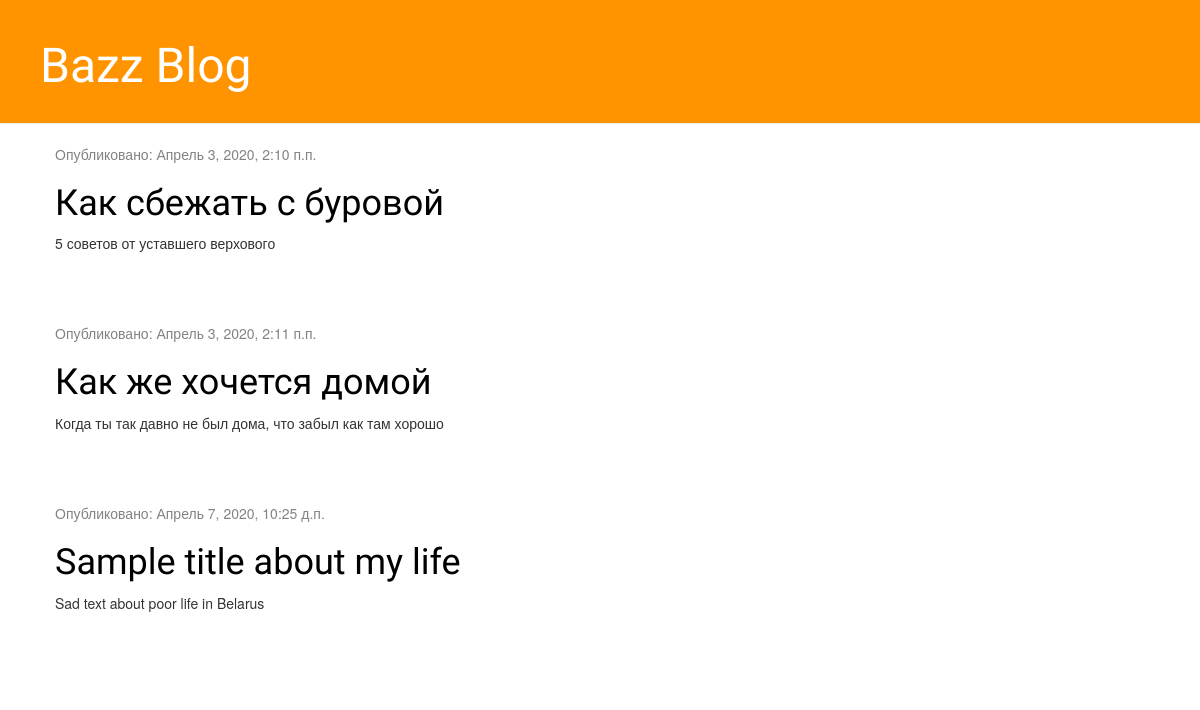
Before: / with the older database file.
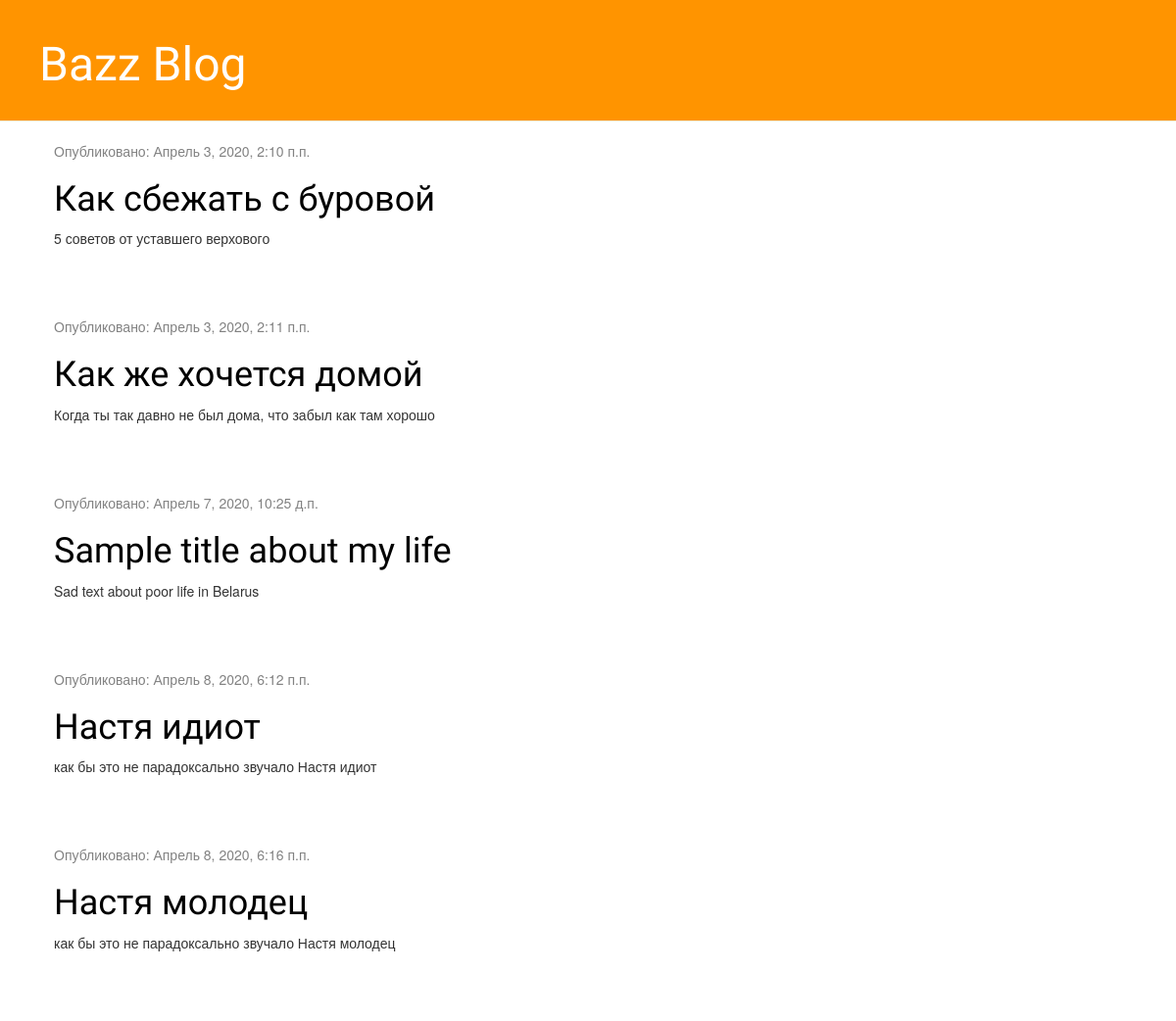
After: the same page with the newer database file.
### blog/models.py (models this page shows, shortened)
class Post(models.Model):
    author = models.ForeignKey(settings.AUTH_USER_MODEL, on_delete = models.CASCADE)
    title = models.CharField(max_length = 200)
    text = models.TextField()
    create_date = models.DateTimeField (default = timezone.now)
    published_date = models.DateTimeField (blank = True, null = True)

### blog/views.py (the view)
# urls.py: path('', views.post_list, name='post_list'),
def post_list(request):
        posts = Post.objects.filter(published_date__lte=timezone.now()).order_by('published_date')
        return render(request, 'blog/post_list.html', {'posts': posts})

### blog/templates/blog/post_list.html
{% extends 'blog/base.html' %}
{% block content %}
    {% for post in posts %}
        <div class="post">
        <div class="date">
            <p>Опубликовано: {{ post.published_date }}</p>
        </div>
        <h1><a href="{% url 'post_detail' pk=post.pk %}">{{ post.title }}</a></h1>
        <p>{{ post.text|linebreaksbr }}</p>
        </div>
    {% endfor %}
{% endblock %}

### blog/templates/blog/base.html (shortened to what this page needs)
{% load static %}
<html>
    <head>
        <link rel="stylesheet" href="//maxcdn.bootstrapcdn.com/bootstrap/3.2.0/css/bootstrap.min.css">
        <link rel="stylesheet" href="//maxcdn.bootstrapcdn.com/bootstrap/3.2.0/css/bootstrap-theme.min.css">
        <link rel="stylesheet" href="{% static 'css/blog.css' %}">
    </head>
    <body>
        <div class="page-header">
            <h1><a href="/">Bazz Blog</a></h1>
        </div>
        <div class="content container">
            <div class="row">
                <div class="col-md-8">
                {% block content %}
                {% endblock %}
                </div>
            </div>
        </div>
    </body>
</html>

Changed rows visible on the page:
added Post: published_date "Апрель 8, 2020, 6:12 п.п.", title "Настя идиот", text "как бы это не парадоксально звучало Настя идиот"
added Post: published_date "Апрель 8, 2020, 6:16 п.п.", title "Настя молодец", text "как бы это не парадоксально звучало Настя молодец"
